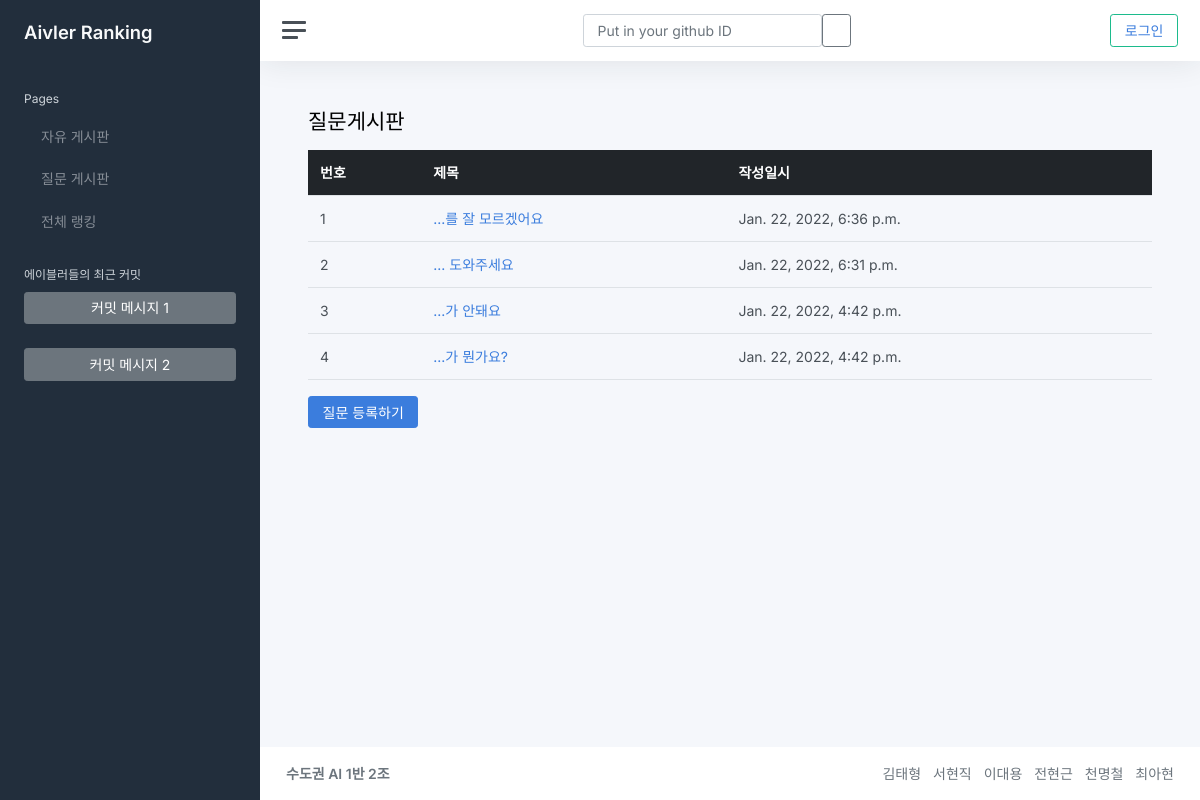
/qna/, run on the app's committed database.
### qna/models.py (models this page shows)
class Question(models.Model):
    subject = models.CharField(max_length=200)
    content = models.TextField()
    pub_date = models.DateTimeField()

### qna/views.py (the view)
# urls.py: path('', views.index, name='index'),  # '/' 에 해당되는 path
def index(request):
    question_list = Question.objects.order_by('-pub_date')
    context = {
        'question_list': question_list
    }
    return render(request, 'qna/question_list.html', context)

### qna/templates/qna/question_list.html
{% extends "base.html" %}
{% block content %}
<h1 class="h3 mb-3">질문게시판</h1>
<div>
    <table class="table">
        <thead>
            <tr class="table-dark">
                <th>번호</th>
                <th>제목</th>
                <th>작성일시</th>
            </tr>
        </thead>
        <tbody>
        {% if question_list %}
        {% for question in question_list %}
        <tr>
            <td>{{ forloop.counter }}</td>
            <td>
                <a href="{% url 'qna:detail' question.id %}">
                    {{ question.subject }}
                </a>
            </td>
            <td>{{ question.pub_date }} <br> </td>
        </tr>
        {% endfor %}
        {% else %}
        <tr>
            <td colspan="3">질문이 없습니다.</td>
        </tr>
        {% endif %}
        </tbody>
    </table>
    <a href="{% url 'qna:question_create' %}" class="btn btn-primary">
        질문 등록하기
    </a>
</div>
{% endblock %}

### data on the page
Question: subject "...를 잘 모르겠어요", pub_date "Jan. 22, 2022, 6:36 p.m."
Question: subject "... 도와주세요", pub_date "Jan. 22, 2022, 6:31 p.m."
Question: subject "...가 안돼요", pub_date "Jan. 22, 2022, 4:42 p.m."
Question: subject "...가 뭔가요?", pub_date "Jan. 22, 2022, 4:42 p.m."
